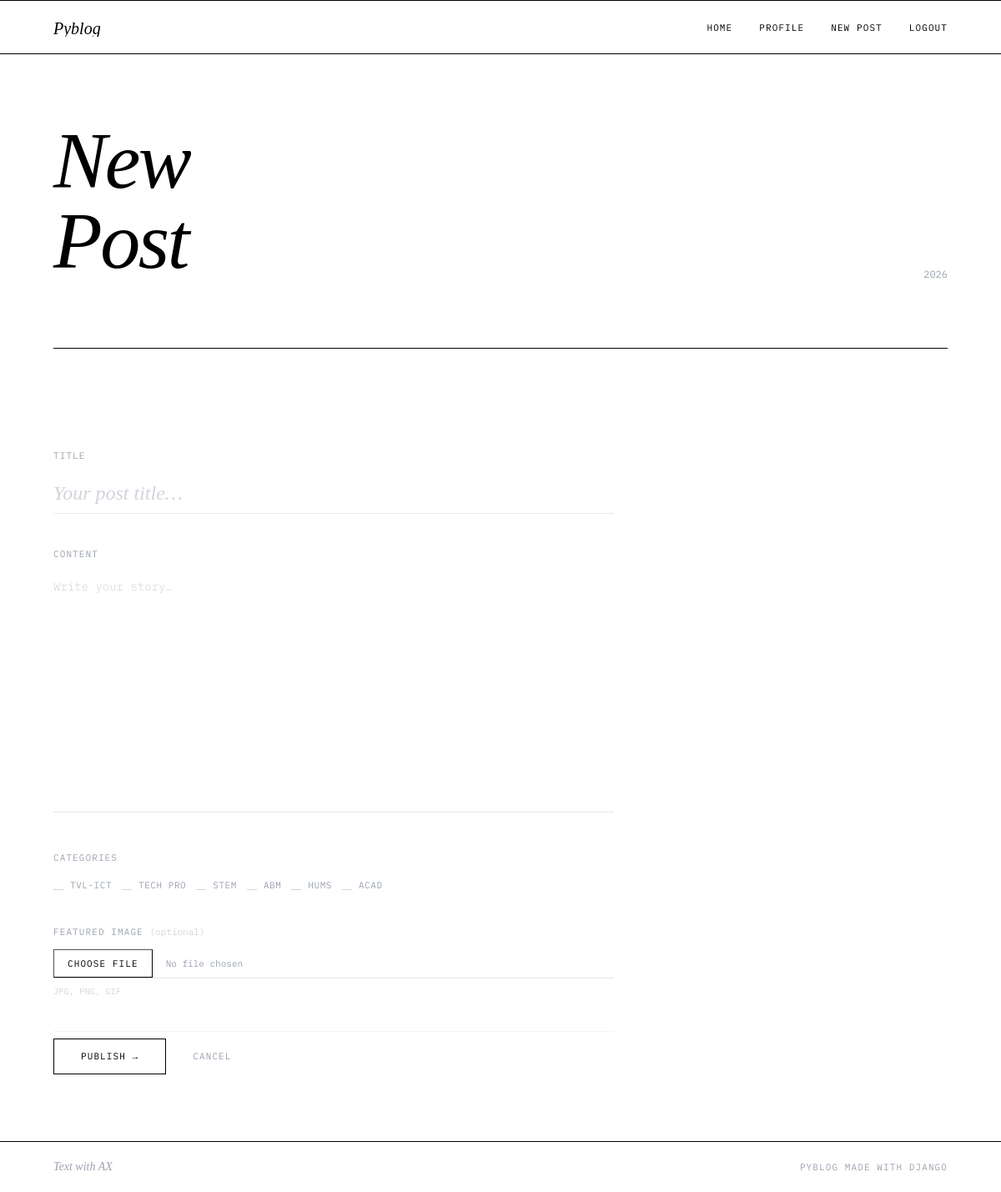
Screenshot of /create/ (signed in) with the database file from the repository.
### blog/models.py (models this page shows, shortened)
class Category(models.Model):
    name = models.CharField(max_length = 30)
    class Meta:
        verbose_name_plural = 'Categories'

### blog/views.py (the view, shortened to what this page needs)
# urls.py: path('create/', views.blog_create, name='blog_create'),
@login_required
def blog_create(request):
    categories = Category.objects.all()
    return render(request, 'blog/create.html', {'categories': categories})

### templates/blog/create.html (shortened to what this page needs)
{% load static %}
<!DOCTYPE html>
<html lang="en">
<head>
    <script src="https://cdn.tailwindcss.com"></script>
</head>
<body class="bg-white text-black min-h-screen flex flex-col">
    <header class="border-b border-black relative overflow-hidden">
    <div class="max-w-6xl mx-auto px-4 sm:px-6 lg:px-10 py-5 flex items-center justify-between relative z-10">
        <a href="/" class="font-serif text-xl italic font-light group relative overflow-hidden inline-block h-[1.2em]">
            <span class="inline-block transition-transform duration-500 group-hover:-translate-y-full">Pyblog</span>
        </a>
        <nav class="hidden md:flex items-center gap-8">
            <a href="{% url 'blog_index' %}"
                class="font-mono text-[11px] tracking-widest uppercase relative overflow-hidden group inline-block h-[1.2em]">
                <span class="inline-block transition-transform duration-300 group-hover:-translate-y-full">Home</span>
            </a>
            {% if user.is_authenticated %}
            <a href="{% url 'profile' %}"
                class="font-mono text-[11px] tracking-widest uppercase relative overflow-hidden group inline-block h-[1.2em]">
                <span class="inline-block transition-transform duration-300 group-hover:-translate-y-full">Profile</span>
            </a>
            <a href="{% url 'blog_create' %}"
                class="font-mono text-[11px] tracking-widest uppercase relative overflow-hidden group inline-block h-[1.2em]">
                <span class="inline-block transition-transform duration-300 group-hover:-translate-y-full">New Post</span>
            </a>
            <a href="{% url 'logout' %}"
                class="font-mono text-[11px] tracking-widest uppercase relative overflow-hidden group inline-block h-[1.2em]">
                <span class="inline-block transition-transform duration-300 group-hover:-translate-y-full">Logout</span>
            </a>
            {% endif %}
        </nav>
    </div>
</header>
    <main class="flex-1 max-w-6xl mx-auto w-full px-6 sm:px-10">
        <div class="py-14 sm:py-20 border-b border-black flex flex-col sm:flex-row sm:items-end sm:justify-between gap-4">
            <h1 class="font-serif text-6xl sm:text-8xl italic font-light leading-[0.9] tracking-tight">
                New<br>Post
            </h1>
            <span class="font-mono text-xs text-gray-400">{% now "Y" %}</span>
        </div>
        <div class="form-wrap max-w-2xl py-14 sm:py-20">
            <form method="post" enctype="multipart/form-data" class="space-y-10">
                <div>
                    <label for="title" class="block font-mono text-[11px] tracking-widest uppercase text-gray-400 mb-3">Title</label>
                    <input type="text" name="title" id="title" required
                        class="w-full border-b border-gray-200 focus:border-black py-2 font-serif text-2xl italic font-light bg-transparent placeholder-gray-300"
                        placeholder="Your post title…">
                </div>
                <div>
                    <label for="body" class="block font-mono text-[11px] tracking-widest uppercase text-gray-400 mb-3">Content</label>
                    <textarea name="body" id="body" rows="12" required
                        class="w-full border-b border-gray-200 focus:border-black py-2 font-mono text-sm font-light bg-transparent placeholder-gray-300 resize-none leading-relaxed"
                        placeholder="Write your story…"></textarea>
                </div>
                <div>
                    <span class="block font-mono text-[11px] tracking-widest uppercase text-gray-400 mb-4">Categories</span>
                    <div class="flex flex-wrap gap-3">
                        {% for category in categories %}
                        <label class="flex items-center gap-2 cursor-pointer group">
                            <input type="checkbox" name="categories" value="{{ category.id }}"
                                class="appearance-none w-3 h-3 border border-gray-300 checked:bg-black checked:border-black transition-colors cursor-pointer">
                            <span class="font-mono text-[11px] uppercase tracking-wider text-gray-400 group-hover:text-black transition-colors">{{ category.name }}</span>
                        </label>
                        {% endfor %}
                    </div>
                </div>
                <div>
                    <label for="image" class="block font-mono text-[11px] tracking-widest uppercase text-gray-400 mb-3">
                        Featured Image <span class="text-gray-300 normal-case tracking-normal">(optional)</span>
                    </label>
                    <input type="file" name="image" id="image"
                        class="font-mono text-[11px] text-gray-400 file:mr-4 file:font-mono file:text-[11px] file:uppercase file:tracking-widest file:border file:border-black file:bg-white file:text-black file:px-4 file:py-2 file:cursor-pointer hover:file:bg-black hover:file:text-white file:transition-colors">
                    <p class="mt-2 font-mono text-[10px] text-gray-300 uppercase tracking-wide">JPG, PNG, GIF</p>
                </div>
                <div class="flex items-center gap-8 pt-2 border-t border-gray-100">
                    <button type="submit"
                        class="font-mono text-[11px] tracking-widest uppercase border border-black px-8 py-3 hover:bg-black hover:text-white transition-colors duration-200">
                        Publish →
                    </button>
                    <a href="{% url 'blog_index' %}" class="font-mono text-[11px] tracking-widest uppercase text-gray-400 hover:text-black transition-colors">
                        Cancel
                    </a>
                </div>
            </form>
        </div>
    </main>
    <footer class="border-t border-black mt-auto">
        <div class="max-w-6xl mx-auto px-6 sm:px-10 py-5 flex items-center justify-between">
            <span class="font-serif italic text-sm text-gray-400">Text with AX</span>
            <span class="font-mono text-[11px] uppercase tracking-widest text-gray-400">Pyblog made with Django</span>
        </div>
    </footer>
</body>
</html>

### templates/blog/create.html (style rules this page uses)
* { -webkit-font-smoothing: antialiased; }
.form-wrap { animation: up 0.35s ease both; animation-delay: 0.05s; }
input, textarea, select { outline: none; width: 100%; background: transparent; border: none; border-bottom: 1px solid #e5e5e5; padding: 0.5rem 0; font-family: inherit; font-size: inherit; transition: border-color 0.2s ease; }

### rows the page displays
Category: name "TVL-ICT"
Category: name "TECH PRO"
Category: name "STEM"
Category: name "ABM"
Category: name "HUMS"
Category: name "ACAD"
